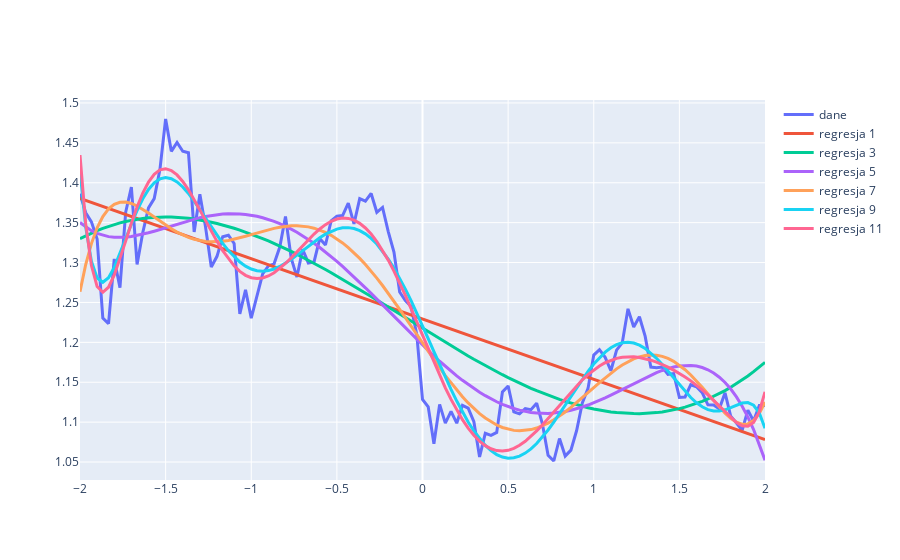

Notebook code cell kept with this figure:
### Code cell
fig = go.Figure()
fig.add_trace(go.Scatter(x=arg, y=values,line={"width": 3}, name="dane"))
for d in reg_dict:
    p = np.polyval(reg_dict[d], arg)
    fig.add_trace(go.Scatter(x=arg, y=p, line={"width": 3}, name=f"regresja {d}"))

fig.show()
